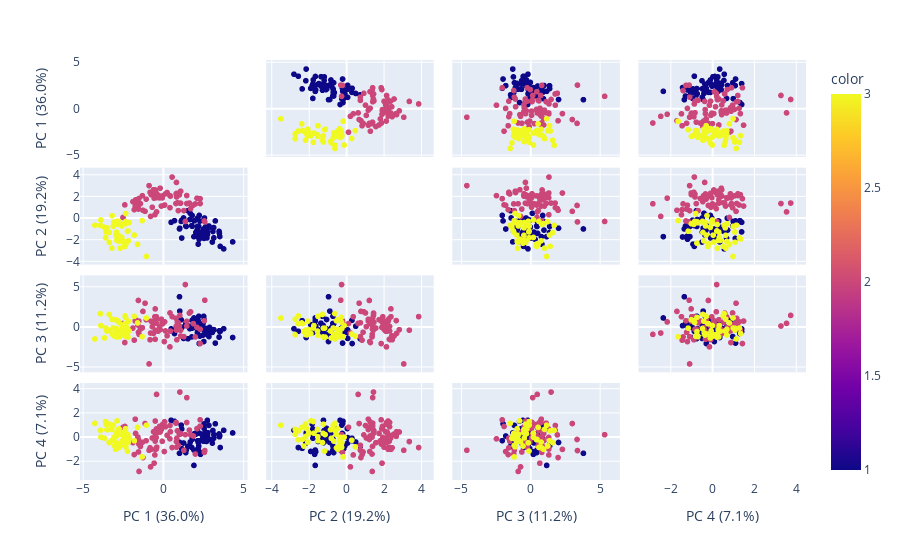

Notebook code for this chart:
### Code cell
import plotly.express as px
labels = {
    str(i): f"PC {i+1} ({var:.1f}%)"
    for i, var in enumerate(pca.explained_variance_ratio_ * 100)
}
fig = px.scatter_matrix(
    principalComponents,
    labels=labels,
    dimensions=range(4),
    color=df["Class"],
)
fig.update_traces(diagonal_visible=False)
fig.show()

### Figure 1 — Plotly figure (JSON) as saved in the notebook; plotly's stock layout.template omitted (floating-point values rounded to 4 significant figures; data arrays with more than 128 entries replaced by an {"elided": "..."} marker saying what was removed)
{"data": [{"diagonal": {"visible": false}, "dimensions": [{"axis": {"matches": true}, "label": "PC 1 (36.0%)", "values": {"elided": "177 float values"}}, {"axis": {"matches": true}, "label": "PC 2 (19.2%)", "values": {"elided": "177 float values"}}, {"axis": {"matches": true}, "label": "PC 3 (11.2%)", "values": {"elided": "177 float values"}}, {"axis": {"matches": true}, "label": "PC 4 (7.1%)", "values": {"elided": "177 float values"}}], "hovertemplate": "%{xaxis.title.text}=%{x}<br>%{yaxis.title.text}=%{y}<br>color=%{marker.color}<extra></extra>", "legendgroup": "", "marker": {"color": {"elided": "177 int values"}, "coloraxis": "coloraxis", "symbol": "circle"}, "name": "", "showlegend": false, "type": "splom"}], "layout": {"coloraxis": {"colorbar": {"title": {"text": "color"}}, "colorscale": [[0, "#0d0887"], [0.1111, "#46039f"], [0.2222, "#7201a8"], [0.3333, "#9c179e"], [0.4444, "#bd3786"], [0.5556, "#d8576b"], [0.6667, "#ed7953"], [0.7778, "#fb9f3a"], [0.8889, "#fdca26"], [1, "#f0f921"]]}, "dragmode": "select", "legend": {"tracegroupgap": 0}, "margin": {"t": 60}}}
